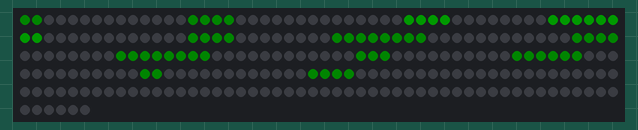
Recording of a program running on a simulated CircuitPython board. Parts: 256 RGB LEDs in strip order, left to right, continuing on the next row. Dim RGB values are drawn brighter than linear; random numbers come from a fixed seed.

Above: at 0.15 s.

The program:

DancingTeethSlowDemo.py
```python
import time
import board
import neopixel
import random

# GPIO control settings
pixel_pin = board.D18
num_pixels = 256
order = neopixel.GRB

# Individual pixel characteristics
pixels = neopixel.NeoPixel(
    pixel_pin, num_pixels, brightness=0.1, auto_write=False, pixel_order=order
)

# Define teeth resting state
tooth1 = [ 0, 1, 14, 15, 17, 16 ]
tooth2 = [ 32, 33, 34, 45, 46, 47, 50, 49, 48 ]
tooth3 = [ 64, 65, 66, 67, 76, 77, 78, 79, 83, 82, 81, 80 ]
tooth4 = [ 96, 97, 98, 99, 108, 109, 110, 111, 115, 114, 113, 112 ]
tooth5 = [ 128, 129, 130, 141, 142, 143, 146, 145, 144 ]
tooth6 = [ 160, 161, 174, 177, 175, 176 ]
teeth = [ tooth1, tooth2, tooth3, tooth4, tooth5, tooth6 ]

# Teeth limits (lo/hi pixels)
tlow1 = [ 1, 14, 17 ]
tlow2 = [ 34, 45, 50 ]
tlow3 = [ 67, 76, 83 ]
tlow4 = [ 99, 108, 115 ]
tlow5 = [ 130, 141, 146 ]
tlow6 = [ 161, 174, 177 ]
tlow = [ tlow1, tlow2, tlow3, tlow4, tlow5, tlow6 ]

thigh1 = [ 7, 8, 23 ]
thigh2 = [ 39, 40, 55 ]
thigh3 = [ 71, 72, 87 ]
thigh4 = [ 103, 104, 119 ]
thigh5 = [ 135, 136, 151 ]
thigh6 = [ 167, 168, 183 ]
thigh = [ thigh1, thigh2, thigh3, thigh4, thigh5, thigh6 ]

# Define RGB colours we are going to use
on = [ 0, 255, 0 ]
off = [ 0, 0, 0 ]
dim = [ 0, 80, 0 ]
red = [ 255, 0, 0 ]
yellow = [ 255, 255, 0 ]

# Reset pixels
for x in range(0,180):
  pixels[x] = off
pixels.show()

# Draw teeth with low brightness initially
for tooth in teeth:
  for x in tooth:
    pixels[x] = dim
pixels.show()

# Dance, Baby!
while True:

  for x in teeth:

    index = random.randint(0, 5)
    state = tlow[index]
    low = tlow[index]
    high = thigh[index]

    # Set brightness to full for active tooth
    for y in teeth[index]:
      pixels[y] = on
    pixels.show()

    # If bottom 2 rows, red. If 2 rows above, yellow.
    while state[0] < high[0]:

      # Descend Line
      if state[0] == high[0]-1 or state[0] == high[0]-2:
        pixels[state[0]+1] = red
        pixels[state[1]-1] = red
        pixels[state[2]+1] = red
      elif state[0] == high[0]-3 or state[0] == high[0]-4:
        pixels[state[0]+1] = yellow
        pixels[state[1]-1] = yellow
        pixels[state[2]+1] = yellow
      else:
        pixels[state[0]+1] = on
        pixels[state[1]-1] = on
        pixels[state[2]+1] = on
      pixels.show()
      state = [ state[0]+1, state[1]-1, state[2]+1 ]

      # Sleep for demo purposes
      time.sleep(0.2)

    # Bounce up again
    while state[0] > low[0]:
      # Remove lowest line until we hit tlow for tooth
      pixels[state[0]] = off
      pixels[state[1]] = off
      pixels[state[2]] = off
      pixels.show()
      time.sleep(0.2)
      state = [ state[0]-1, state[1]+1, state[2]-1 ]

    # Set active tooth back to dim at end of bounce
    for y in teeth[index]:
      pixels[y] = dim
    pixels.show()
```
